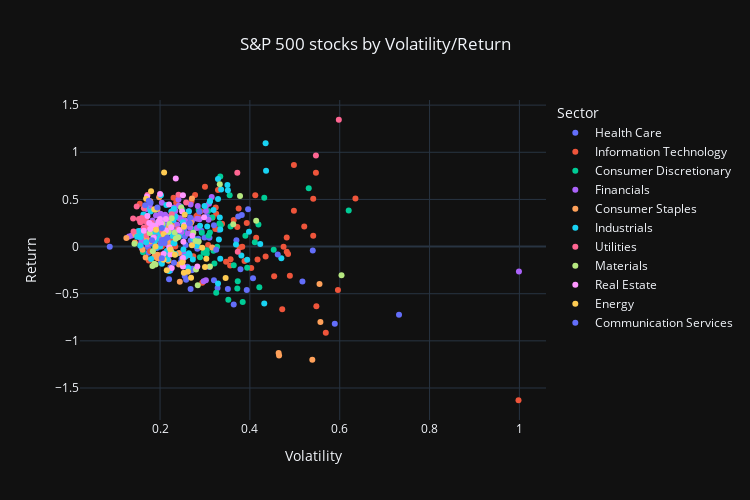

Notebook cell for this chart:
### Code cell
px.scatter(stock_data,
           x='Volatility',
           y='Return',
           hover_data=['Sector','Security'],
           hover_name='Symbol',
           title='S&P 500 stocks by Volatility/Return',
           color='Sector',
           width=750,
           height=500,
           template='plotly_dark'
           ).update_layout(title_x=0.5)

### Figure 1 — Plotly figure (JSON) as saved in the notebook; plotly's stock layout.template omitted (floating-point values rounded to 4 significant figures; data arrays with more than 128 entries replaced by an {"elided": "..."} marker saying what was removed)
{"data": [{"customdata": [["Health Care", "Agilent Technologies"], ["Health Care", "AbbVie"], ["Health Care", "Abbott Laboratories"], ["Health Care", "Align Technology"], ["Health Care", "Amgen"], ["Health Care", "Baxter International"], ["Health Care", "Becton Dickinson"], ["Health Care", "Biogen"], ["Health Care", "Bristol Myers Squibb"], ["Health Care", "Boston Scientific"], ["Health Care", "Cardinal Health"], ["Health Care", "Cigna"], ["Health Care", "Centene Corporation"], ["Health Care", "Cooper Companies (The)"], ["Health Care", "Cencora"], ["Health Care", "Charles River Laboratories"], ["Health Care", "Catalent"], ["Health Care", "CVS Health"], ["Health Care", "Quest Diagnostics"], ["Health Care", "Danaher Corporation"], ["Health Care", "DaVita"], ["Health Care", "Dexcom"], ["Health Care", "Elevance Health"], ["Health Care", "Edwards Lifesciences"], ["Health Care", "GE HealthCare"], ["Health Care", "Gilead Sciences"], ["Health Care", "HCA Healthcare"], ["Health Care", "Hologic"], ["Health Care", "Henry Schein"], ["Health Care", "Humana"], ["Health Care", "Idexx Laboratories"], ["Health Care", "Incyte"], ["Health Care", "IQVIA"], ["Health Care", "Intuitive Surgical"], ["Health Care", "Johnson & Johnson"], ["Health Care", "LabCorp"], ["Health Care", "Lilly (Eli)"], ["Health Care", "McKesson Corporation"], ["Health Care", "Medtronic"], ["Health Care", "Molina Healthcare"], ["Health Care", "Merck & Co."], ["Health Care", "Moderna"], ["Health Care", "Mettler Toledo"], ["Health Care", "Pfizer"], ["Health Care", "Insulet Corporation"], ["Health Care", "Regeneron Pharmaceuticals"], ["Health Care", "ResMed"], ["Health Care", "Revvity"], ["Health Care", "Solventum"], ["Health Care", "Steris"], ["Health Care", "Stryker Corporation"], ["Health Care", "Bio-Techne"], ["Health Care", "Teleflex"], ["Health Care", "Thermo Fisher Scientific"], ["Health Care", "Universal Health Services"], ["Health Care", "UnitedHealth Group"], ["Health Care", "Vertex Pharmaceuticals"], ["Health Care", "Viatris"], ["Health Care", "Waters Corporation"], ["Health Care", "West Pharmaceutical Services"], ["Health Care", "Zimmer Biomet"], ["Health Care", "Zoetis"]], "hovertemplate": "<b>%{hovertext}</b><br><br>Sector=%{customdata[0]}<br>Volatility=%{x}<br>Return=%{y}<br>Security=%{customdata[1]}<extra></extra>", "hovertext": ["A", "ABBV", "ABT", "ALGN", "AMGN", "BAX", "BDX", "BIIB", "BMY", "BSX", "CAH", "CI", "CNC", "COO", "COR", "CRL", "CTLT", "CVS", "DGX", "DHR", "DVA", "DXCM", "ELV", "EW", "GEHC", "GILD", "HCA", "HOLX", "HSIC", "HUM", "IDXX", "INCY", "IQV", "ISRG", "JNJ", "LH", "LLY", "MCK", "MDT", "MOH", "MRK", "MRNA", "MTD", "PFE", "PODD", "REGN", "RMD", "RVTY", "SOLV", "STE", "SYK", "TECH", "TFX", "TMO", "UHS", "UNH", "VRTX", "VTRS", "WAT", "WST", "ZBH", "ZTS"], "legendgroup": "Health Care", "marker": {"color": "#636efa", "symbol": "circle"}, "mode": "markers", "name": "Health Care", "orientation": "v", "showlegend": true, "type": "scatter", "x": [0.268, 0.212, 0.192, 0.364, 0.245, 0.272, 0.174, 0.258, 0.285, 0.169, 0.213, 0.202, 0.32, 0.255, 0.173, 0.328, 0.088, 0.351, 0.206, 0.224, 0.292, 0.732, 0.255, 0.517, 0.283, 0.213, 0.254, 0.161, 0.246, 0.393, 0.268, 0.28, 0.271, 0.264, 0.159, 0.227, 0.299, 0.257, 0.182, 0.407, 0.22, 0.589, 0.329, 0.227, 0.382, 0.223, 0.396, 0.266, 0.31, 0.21, 0.181, 0.37, 0.31, 0.193, 0.305, 0.255, 0.192, 0.261, 0.331, 0.379, 0.223, 0.248], "xaxis": "x", "y": [0.063, 0.186, -0.01, -0.615, 0.135, -0.235, -0.066, -0.351, 0.083, 0.329, 0.097, -0.158, -0.358, 0.12, -0.007, -0.439, -0.003, -0.449, 0.296, -0.028, 0.167, -0.723, -0.311, -0.371, -0.024, 0.27, 0.18, 0.108, -0.167, -0.461, -0.451, 0.301, -0.252, 0.374, -0.013, 0.067, 0.095, 0.016, 0.072, -0.336, -0.346, -0.818, 0.181, 0.034, 0.336, -0.219, 0.397, 0.208, 0.093, -0.068, 0.032, 0.068, -0.217, -0.015, 0.318, 0.107, 0.133, -0.213, 0.181, -0.241, -0.255, -0.128], "yaxis": "y"}, {"customdata": {"elided": "69x2 str values"}, "hovertemplate": "<b>%{hovertext}</b><br><br>Sector=%{customdata[0]}<br>Volatility=%{x}<br>Return=%{y}<br>Security=%{customdata[1]}<extra></extra>", "hovertext": ["AAPL", "ACN", "ADBE", "ADI", "ADSK", "AKAM", "AMAT", "AMD", "ANET", "ANSS", "APH", "AVGO", "CDNS", "CDW", "CRM", "CRWD", "CSCO", "CTSH", "DELL", "ENPH", "EPAM", "FFIV", "FICO", "FSLR", "FTNT", "GDDY", "GEN", "GLW", "HPE", "HPQ", "IBM", "INTC", "INTU", "IT", "JBL", "JNPR", "KEYS", "KLAC", "LRCX", "MCHP", "MPWR", "MSFT", "MSI", "MU", "NOW", "NTAP", "NVDA", "NXPI", "ON", "ORCL", "PANW", "PLTR", "PTC", "QCOM", "QRVO", "ROP", "SMCI", "SNPS", "STX", "SWKS", "TDY", "TEL", "TER", "TRMB", "TXN", "TYL", "VRSN", "WDC", "ZBRA"], "legendgroup": "Information Technology", "marker": {"color": "#EF553B", "symbol": "circle"}, "mode": "markers", "name": "Information Technology", "orientation": "v", "showlegend": true, "type": "scatter", "x": [0.243, 0.253, 0.356, 0.338, 0.267, 0.262, 0.435, 0.489, 0.412, 0.203, 0.284, 0.498, 0.357, 0.294, 0.383, 0.482, 0.188, 0.194, 0.635, 0.596, 0.472, 0.284, 0.3, 0.541, 0.372, 0.23, 0.29, 0.278, 0.375, 0.317, 0.218, 0.569, 0.274, 0.228, 0.417, 0.082, 0.307, 0.475, 0.454, 0.388, 0.541, 0.204, 0.155, 0.521, 0.364, 0.324, 0.547, 0.377, 0.485, 0.329, 0.325, 0.498, 0.214, 0.414, 0.548, 0.178, 0.998, 0.347, 0.323, 0.403, 0.23, 0.199, 0.482, 0.234, 0.281, 0.236, 0.175, 0.393, 0.27], "xaxis": "x", "y": [0.298, -0.119, -0.202, 0.241, 0.145, -0.094, -0.105, -0.309, 0.545, -0.087, 0.335, 0.381, -0.135, -0.383, -0.001, -0.056, 0.171, -0.121, 0.509, -0.46, -0.664, 0.325, 0.634, 0.507, 0.208, 0.518, 0.375, 0.547, 0.403, 0.308, 0.163, -0.915, -0.104, 0.131, -0.137, 0.065, 0.017, -0.002, -0.314, -0.154, 0.115, 0.002, 0.455, 0.214, 0.281, 0.414, 0.783, -0.01, -0.08, 0.6, 0.347, 0.866, 0.029, 0.093, -0.633, -0.05, -1.63, -0.16, 0.186, -0.227, 0.089, 0.055, 0.096, 0.001, 0.323, 0.468, -0.148, 0.249, 0.48], "yaxis": "y"}, {"customdata": [["Consumer Discretionary", "Airbnb"], ["Consumer Discretionary", "Amazon"], ["Consumer Discretionary", "Aptiv"], ["Consumer Discretionary", "AutoZone"], ["Consumer Discretionary", "Best Buy"], ["Consumer Discretionary", "Booking Holdings"], ["Consumer Discretionary", "BorgWarner"], ["Consumer Discretionary", "Carnival"], ["Consumer Discretionary", "Chipotle Mexican Grill"], ["Consumer Discretionary", "Caesars Entertainment"], ["Consumer Discretionary", "Deckers Brands"], ["Consumer Discretionary", "D. R. Horton"], ["Consumer Discretionary", "Domino's"], ["Consumer Discretionary", "Darden Restaurants"], ["Consumer Discretionary", "eBay"], ["Consumer Discretionary", "Expedia Group"], ["Consumer Discretionary", "Ford Motor Company"], ["Consumer Discretionary", "General Motors"], ["Consumer Discretionary", "Genuine Parts Company"], ["Consumer Discretionary", "Garmin"], ["Consumer Discretionary", "Hasbro"], ["Consumer Discretionary", "Home Depot (The)"], ["Consumer Discretionary", "Hilton Worldwide"], ["Consumer Discretionary", "CarMax"], ["Consumer Discretionary", "Lennar"], ["Consumer Discretionary", "LKQ Corporation"], ["Consumer Discretionary", "Lowe's"], ["Consumer Discretionary", "Lululemon Athletica"], ["Consumer Discretionary", "Las Vegas Sands"], ["Consumer Discretionary", "Marriott International"], ["Consumer Discretionary", "McDonald's"], ["Consumer Discretionary", "MGM Resorts"], ["Consumer Discretionary", "Mohawk Industries"], ["Consumer Discretionary", "Norwegian Cruise Line Holdings"], ["Consumer Discretionary", "Nike, Inc."], ["Consumer Discretionary", "NVR, Inc."], ["Consumer Discretionary", "O'Reilly Auto Parts"], ["Consumer Discretionary", "PulteGroup"], ["Consumer Discretionary", "Pool Corporation"], ["Consumer Discretionary", "Royal Caribbean Group"], ["Consumer Discretionary", "Ralph Lauren Corporation"], ["Consumer Discretionary", "Ross Stores"], ["Consumer Discretionary", "Starbucks"], ["Consumer Discretionary", "TJX Companies"], ["Consumer Discretionary", "Tapestry, Inc."], ["Consumer Discretionary", "Tractor Supply"], ["Consumer Discretionary", "Tesla, Inc."], ["Consumer Discretionary", "Ulta Beauty"], ["Consumer Discretionary", "Wynn Resorts"], ["Consumer Discretionary", "Yum! Brands"]], "hovertemplate": "<b>%{hovertext}</b><br><br>Sector=%{customdata[0]}<br>Volatility=%{x}<br>Return=%{y}<br>Security=%{customdata[1]}<extra></extra>", "hovertext": ["ABNB", "AMZN", "APTV", "AZO", "BBY", "BKNG", "BWA", "CCL", "CMG", "CZR", "DECK", "DHI", "DPZ", "DRI", "EBAY", "EXPE", "F", "GM", "GPC", "GRMN", "HAS", "HD", "HLT", "KMX", "LEN", "LKQ", "LOW", "LULU", "LVS", "MAR", "MCD", "MGM", "MHK", "NCLH", "NKE", "NVR", "ORLY", "PHM", "POOL", "RCL", "RL", "ROST", "SBUX", "TJX", "TPR", "TSCO", "TSLA", "ULTA", "WYNN", "YUM"], "legendgroup": "Consumer Discretionary", "marker": {"color": "#00cc96", "symbol": "circle"}, "mode": "markers", "name": "Consumer Discretionary", "orientation": "v", "showlegend": true, "type": "scatter", "x": [0.321, 0.274, 0.421, 0.202, 0.332, 0.246, 0.293, 0.432, 0.308, 0.453, 0.39, 0.335, 0.304, 0.234, 0.25, 0.357, 0.394, 0.307, 0.373, 0.355, 0.286, 0.203, 0.189, 0.327, 0.311, 0.325, 0.217, 0.384, 0.297, 0.201, 0.188, 0.364, 0.419, 0.531, 0.372, 0.225, 0.183, 0.316, 0.304, 0.334, 0.284, 0.216, 0.411, 0.178, 0.319, 0.25, 0.62, 0.352, 0.289, 0.162], "xaxis": "x", "y": [-0.18, 0.18, -0.431, 0.123, 0.245, 0.423, 0.146, 0.519, 0.117, -0.035, 0.115, 0.225, -0.039, -0.081, 0.39, 0.212, -0.225, 0.378, -0.368, 0.543, 0.388, 0.091, 0.21, -0.002, 0.148, -0.491, 0.182, -0.588, -0.065, 0.053, -0.012, -0.199, 0.234, 0.619, -0.444, 0.297, 0.124, 0.307, -0.076, 0.742, 0.057, -0.087, 0.047, 0.187, -0.044, 0.151, 0.382, -0.564, -0.113, -0.061], "yaxis": "y"}, {"customdata": {"elided": "72x2 str values"}, "hovertemplate": "<b>%{hovertext}</b><br><br>Sector=%{customdata[0]}<br>Volatility=%{x}<br>Return=%{y}<br>Security=%{customdata[1]}<extra></extra>", "hovertext": ["ACGL", "AFL", "AIG", "AIZ", "AJG", "ALL", "AMP", "AON", "AXP", "BAC", "BEN", "BK", "BLK", "BRK.B", "BRO", "BX", "C", "CB", "CBOE", "CFG", "CINF", "CME", "COF", "CPAY", "DFS", "EG", "ERIE", "FDS", "FI", "FIS", "FITB", "GL", "GPN", "GS", "HBAN", "HIG", "ICE", "IVZ", "JKHY", "JPM", "KEY", "KKR", "L", "MA", "MCO", "MET", "MKTX", "MMC", "MS", "MSCI", "MTB", "NDAQ", "NTRS", "PFG", "PGR", "PNC", "PRU", "PYPL", "RF", "RJF", "SCHW", "SPGI", "STT", "SYF", "TFC", "TROW", "TRV", "USB", "V", "WFC", "WRB", "WTW"], "legendgroup": "Financials", "marker": {"color": "#ab63fa", "symbol": "circle"}, "mode": "markers", "name": "Financials", "orientation": "v", "showlegend": true, "type": "scatter", "x": [0.227, 0.181, 0.214, 0.186, 0.171, 0.215, 0.191, 0.199, 0.232, 0.219, 0.297, 0.177, 0.183, 0.137, 0.167, 0.284, 0.267, 0.187, 0.212, 0.268, 0.213, 0.158, 0.271, 0.238, 0.288, 0.252, 0.283, 0.221, 0.17, 0.204, 0.234, 0.999, 0.302, 0.231, 0.247, 0.212, 0.158, 0.282, 0.178, 0.221, 0.308, 0.315, 0.161, 0.156, 0.184, 0.204, 0.302, 0.131, 0.242, 0.28, 0.241, 0.193, 0.237, 0.216, 0.201, 0.228, 0.226, 0.302, 0.233, 0.228, 0.262, 0.154, 0.211, 0.309, 0.246, 0.22, 0.248, 0.237, 0.172, 0.257, 0.218, 0.158], "xaxis": "x", "y": [0.171, 0.392, 0.096, 0.112, 0.202, 0.22, 0.33, 0.218, 0.342, 0.311, -0.369, 0.443, 0.276, 0.117, 0.31, 0.429, 0.202, 0.144, 0.056, 0.445, 0.323, 0.04, 0.271, 0.23, 0.29, -0.07, 0.294, -0.034, 0.398, 0.464, 0.381, -0.264, -0.358, 0.414, 0.285, 0.203, 0.167, 0.196, 0.052, 0.283, 0.285, 0.526, 0.08, 0.092, 0.242, 0.186, 0.427, 0.108, 0.436, 0.005, 0.498, 0.393, 0.312, 0.045, 0.347, 0.376, 0.19, 0.376, 0.387, 0.319, 0.138, 0.142, 0.338, 0.454, 0.299, 0.006, 0.154, 0.234, 0.025, 0.273, 0.018, 0.117], "yaxis": "y"}, {"customdata": [["Consumer Staples", "Archer Daniels Midland"], ["Consumer Staples", "Brown–Forman"], ["Consumer Staples", "Bunge Global"], ["Consumer Staples", "Conagra Brands"], ["Consumer Staples", "Church & Dwight"], ["Consumer Staples", "Colgate-Palmolive"], ["Consumer Staples", "Clorox"], ["Consumer Staples", "Costco"], ["Consumer Staples", "Campbell Soup Company"], ["Consumer Staples", "Dollar General"], ["Consumer Staples", "Dollar Tree"], ["Consumer Staples", "Estée Lauder Companies (The)"], ["Consumer Staples", "General Mills"], ["Consumer Staples", "Hormel Foods"], ["Consumer Staples", "Hershey Company (The)"], ["Consumer Staples", "Kellanova"], ["Consumer Staples", "Keurig Dr Pepper"], ["Consumer Staples", "Kraft Heinz"], ["Consumer Staples", "Kimberly-Clark"], ["Consumer Staples", "Coca-Cola Company (The)"], ["Consumer Staples", "Kroger"], ["Consumer Staples", "Kenvue"], ["Consumer Staples", "Lamb Weston"], ["Consumer Staples", "Mondelez International"], ["Consumer Staples", "McCormick & Company"], ["Consumer Staples", "Monster Beverage"], ["Consumer Staples", "Altria"], ["Consumer Staples", "PepsiCo"], ["Consumer Staples", "Procter & Gamble"], ["Consumer Staples", "Philip Morris International"], ["Consumer Staples", "J.M. Smucker Company (The)"], ["Consumer Staples", "Constellation Brands"], ["Consumer Staples", "Sysco"], ["Consumer Staples", "Molson Coors Beverage Company"], ["Consumer Staples", "Target Corporation"], ["Consumer Staples", "Tyson Foods"], ["Consumer Staples", "Walgreens Boots Alliance"], ["Consumer Staples", "Walmart"]], "hovertemplate": "<b>%{hovertext}</b><br><br>Sector=%{customdata[0]}<br>Volatility=%{x}<br>Return=%{y}<br>Security=%{customdata[1]}<extra></extra>", "hovertext": ["ADM", "BF.B", "BG", "CAG", "CHD", "CL", "CLX", "COST", "CPB", "DG", "DLTR", "EL", "GIS", "HRL", "HSY", "K", "KDP", "KHC", "KMB", "KO", "KR", "KVUE", "LW", "MDLZ", "MKC", "MNST", "MO", "PEP", "PG", "PM", "SJM", "STZ", "SYY", "TAP", "TGT", "TSN", "WBA", "WMT"], "legendgroup": "Consumer Staples", "marker": {"color": "#FFA15A", "symbol": "circle"}, "mode": "markers", "name": "Consumer Staples", "orientation": "v", "showlegend": true, "type": "scatter", "x": [0.217, 0.244, 0.251, 0.219, 0.171, 0.145, 0.207, 0.201, 0.201, 0.557, 0.465, 0.464, 0.179, 0.284, 0.195, 0.271, 0.166, 0.188, 0.185, 0.125, 0.226, 0.269, 0.555, 0.168, 0.218, 0.242, 0.194, 0.161, 0.144, 0.198, 0.219, 0.194, 0.188, 0.242, 0.316, 0.202, 0.539, 0.178], "xaxis": "x", "y": [0.054, -0.373, -0.159, 0.034, 0.077, 0.127, 0.088, 0.236, 0.126, -0.801, -1.155, -1.129, 0.057, 0.006, -0.125, 0.511, 0.12, -0.108, 0.151, 0.092, 0.221, 0.252, -0.396, -0.115, 0.2, -0.067, 0.399, -0.035, 0.044, 0.524, -0.151, -0.086, -0.101, -0.189, -0.01, 0.123, -1.201, 0.48], "yaxis": "y"}, {"customdata": {"elided": "78x2 str values"}, "hovertemplate": "<b>%{hovertext}</b><br><br>Sector=%{customdata[0]}<br>Volatility=%{x}<br>Return=%{y}<br>Security=%{customdata[1]}<extra></extra>", "hovertext": ["ADP", "ALLE", "AME", "AMTM", "AOS", "AXON", "BA", "BLDR", "BR", "CARR", "CAT", "CHRW", "CMI", "CPRT", "CSX", "CTAS", "DAL", "DAY", "DE", "DOV", "EFX", "EMR", "ETN", "EXPD", "FAST", "FDX", "FTV", "GD", "GE", "GEV", "GNRC", "GWW", "HII", "HON", "HUBB", "HWM", "IEX", "IR", "ITW", "J", "JBHT", "JCI", "LDOS", "LHX", "LMT", "LUV", "MAS", "MMM", "NDSN", "NOC", "NSC", "ODFL", "OTIS", "PAYC", "PAYX", "PCAR", "PH", "PNR", "PWR", "ROK", "ROL", "RSG", "RTX", "SNA", "SWK", "TDG", "TT", "TXT", "UAL", "UBER", "UNP", "UPS", "URI", "VLTO", "VRSK", "WAB", "WM", "XYL"], "legendgroup": "Industrials", "marker": {"color": "#19d3f3", "symbol": "circle"}, "mode": "markers", "name": "Industrials", "orientation": "v", "showlegend": true, "type": "scatter", "x": [0.152, 0.205, 0.232, 0.423, 0.256, 0.35, 0.329, 0.47, 0.185, 0.299, 0.252, 0.311, 0.234, 0.2, 0.204, 0.179, 0.311, 0.369, 0.215, 0.206, 0.282, 0.23, 0.289, 0.19, 0.228, 0.334, 0.22, 0.157, 0.329, 0.435, 0.351, 0.203, 0.432, 0.169, 0.305, 0.336, 0.206, 0.274, 0.156, 0.192, 0.263, 0.225, 0.202, 0.184, 0.163, 0.394, 0.242, 0.329, 0.217, 0.164, 0.252, 0.334, 0.198, 0.398, 0.186, 0.266, 0.251, 0.264, 0.319, 0.264, 0.218, 0.149, 0.168, 0.23, 0.331, 0.229, 0.231, 0.234, 0.436, 0.381, 0.18, 0.273, 0.333, 0.185, 0.198, 0.214, 0.188, 0.215], "xaxis": "x", "y": [0.165, 0.12, 0.036, 0.028, -0.108, 0.654, -0.392, -0.124, 0.072, 0.43, 0.225, 0.482, 0.32, 0, -0.181, 0.372, 0.478, 0.023, 0.149, 0.213, 0.009, 0.037, 0.222, -0.011, 0.112, 0.181, -0.259, 0.101, 0.504, 1.095, 0.597, 0.206, -0.604, 0.045, 0.212, 0.606, -0.129, 0.083, 0.011, 0.201, -0.228, 0.371, 0.543, 0.217, 0.341, -0.139, 0.105, 0.717, -0.134, 0.142, -0.03, -0.129, 0.088, 0.156, 0.158, -0.089, 0.259, 0.371, 0.389, -0.072, 0.148, 0.103, 0.417, 0.283, 0.074, 0.124, 0.402, -0.081, 0.803, -0.096, -0.132, -0.138, 0.307, 0.239, 0.15, 0.44, 0.055, -0.048], "yaxis": "y"}, {"customdata": [["Utilities", "Ameren"], ["Utilities", "American Electric Power"], ["Utilities", "AES Corporation"], ["Utilities", "Atmos Energy"], ["Utilities", "American Water Works"], ["Utilities", "Constellation Energy"], ["Utilities", "CMS Energy"], ["Utilities", "CenterPoint Energy"], ["Utilities", "Dominion Energy"], ["Utilities", "DTE Energy"], ["Utilities", "Duke Energy"], ["Utilities", "Consolidated Edison"], ["Utilities", "Edison International"], ["Utilities", "Eversource Energy"], ["Utilities", "Entergy"], ["Utilities", "Evergy"], ["Utilities", "Exelon"], ["Utilities", "FirstEnergy"], ["Utilities", "Alliant Energy"], ["Utilities", "NextEra Energy"], ["Utilities", "NiSource"], ["Utilities", "NRG Energy"], ["Utilities", "PG&E Corporation"], ["Utilities", "Public Service Enterprise Group"], ["Utilities", "Pinnacle West"], ["Utilities", "PPL Corporation"], ["Utilities", "Southern Company"], ["Utilities", "Sempra"], ["Utilities", "Vistra Corp."], ["Utilities", "WEC Energy Group"], ["Utilities", "Xcel Energy"]], "hovertemplate": "<b>%{hovertext}</b><br><br>Sector=%{customdata[0]}<br>Volatility=%{x}<br>Return=%{y}<br>Security=%{customdata[1]}<extra></extra>", "hovertext": ["AEE", "AEP", "AES", "ATO", "AWK", "CEG", "CMS", "CNP", "D", "DTE", "DUK", "ED", "EIX", "ES", "ETR", "EVRG", "EXC", "FE", "LNT", "NEE", "NI", "NRG", "PCG", "PEG", "PNW", "PPL", "SO", "SRE", "VST", "WEC", "XEL"], "legendgroup": "Utilities", "marker": {"color": "#FF6692", "symbol": "circle"}, "mode": "markers", "name": "Utilities", "orientation": "v", "showlegend": true, "type": "scatter", "x": [0.164, 0.174, 0.373, 0.14, 0.195, 0.547, 0.157, 0.204, 0.226, 0.18, 0.159, 0.164, 0.169, 0.205, 0.241, 0.156, 0.17, 0.141, 0.165, 0.258, 0.148, 0.372, 0.182, 0.172, 0.17, 0.153, 0.164, 0.171, 0.598, 0.165, 0.24], "xaxis": "x", "y": [0.278, 0.253, -0.055, 0.298, 0.214, 0.967, 0.26, 0.074, 0.342, 0.191, 0.304, 0.203, 0.269, 0.161, 0.55, 0.259, 0.119, 0.16, 0.274, 0.467, 0.425, 0.782, 0.251, 0.548, 0.313, 0.292, 0.407, 0.214, 1.345, 0.281, 0.184], "yaxis": "y"}, {"customdata": [["Materials", "Albemarle Corporation"], ["Materials", "Amcor"], ["Materials", "Air Products"], ["Materials", "Avery Dennison"], ["Materials", "Ball Corporation"], ["Materials", "Celanese"], ["Materials", "CF Industries"], ["Materials", "Corteva"], ["Materials", "DuPont"], ["Materials", "Dow Inc."], ["Materials", "Ecolab"], ["Materials", "Eastman Chemical Company"], ["Materials", "Freeport-McMoRan"], ["Materials", "FMC Corporation"], ["Materials", "International Flavors & Fragrances"], ["Materials", "International Paper"], ["Materials", "Linde plc"], ["Materials", "LyondellBasell"], ["Materials", "Martin Marietta Materials"], ["Materials", "Mosaic Company (The)"], ["Materials", "Newmont"], ["Materials", "Nucor"], ["Materials", "Packaging Corporation of America"], ["Materials", "PPG Industries"], ["Materials", "Sherwin-Williams"], ["Materials", "Steel Dynamics"], ["Materials", "Smurfit WestRock"], ["Materials", "Vulcan Materials Company"]], "hovertemplate": "<b>%{hovertext}</b><br><br>Sector=%{customdata[0]}<br>Volatility=%{x}<br>Return=%{y}<br>Security=%{customdata[1]}<extra></extra>", "hovertext": ["ALB", "AMCR", "APD", "AVY", "BALL", "CE", "CF", "CTVA", "DD", "DOW", "ECL", "EMN", "FCX", "FMC", "IFF", "IP", "LIN", "LYB", "MLM", "MOS", "NEM", "NUE", "PKG", "PPG", "SHW", "STLD", "SW", "VMC"], "legendgroup": "Materials", "marker": {"color": "#B6E880", "symbol": "circle"}, "mode": "markers", "name": "Materials", "orientation": "v", "showlegend": true, "type": "scatter", "x": [0.604, 0.233, 0.247, 0.184, 0.226, 0.28, 0.279, 0.219, 0.205, 0.19, 0.177, 0.221, 0.363, 0.414, 0.226, 0.333, 0.143, 0.187, 0.24, 0.311, 0.378, 0.284, 0.189, 0.183, 0.213, 0.286, 0.274, 0.235], "xaxis": "x", "y": [-0.304, 0.15, 0.413, -0.049, -0.061, -0.242, 0.058, 0.157, 0.245, -0.19, 0.144, 0.243, 0.237, 0.275, 0.301, 0.661, 0.031, -0.182, 0.099, -0.212, 0.537, -0.409, 0.391, -0.207, 0.168, 0.053, 0.146, 0.084], "yaxis": "y"}, {"customdata": [["Real Estate", "American Tower"], ["Real Estate", "Alexandria Real Estate Equities"], ["Real Estate", "AvalonBay Communities"], ["Real Estate", "BXP, Inc."], ["Real Estate", "CBRE Group"], ["Real Estate", "Crown Castle"], ["Real Estate", "Camden Property Trust"], ["Real Estate", "CoStar Group"], ["Real Estate", "Digital Realty"], ["Real Estate", "Healthpeak Properties"], ["Real Estate", "Equinix"], ["Real Estate", "Equity Residential"], ["Real Estate", "Essex Property Trust"], ["Real Estate", "Extra Space Storage"], ["Real Estate", "Federal Realty Investment Trust"], ["Real Estate", "Host Hotels & Resorts"], ["Real Estate", "Invitation Homes"], ["Real Estate", "Iron Mountain"], ["Real Estate", "Kimco Realty"], ["Real Estate", "Mid-America Apartment Communities"], ["Real Estate", "Realty Income"], ["Real Estate", "Prologis"], ["Real Estate", "Public Storage"], ["Real Estate", "Regency Centers"], ["Real Estate", "SBA Communications"], ["Real Estate", "Simon Property Group"], ["Real Estate", "UDR, Inc."], ["Real Estate", "Vici Properties"], ["Real Estate", "Ventas"], ["Real Estate", "Welltower"], ["Real Estate", "Weyerhaeuser"]], "hovertemplate": "<b>%{hovertext}</b><br><br>Sector=%{customdata[0]}<br>Volatility=%{x}<br>Return=%{y}<br>Security=%{customdata[1]}<extra></extra>", "hovertext": ["AMT", "ARE", "AVB", "BXP", "CBRE", "CCI", "CPT", "CSGP", "DLR", "DOC", "EQIX", "EQR", "ESS", "EXR", "FRT", "HST", "INVH", "IRM", "KIM", "MAA", "O", "PLD", "PSA", "REG", "SBAC", "SPG", "UDR", "VICI", "VTR", "WELL", "WY"], "legendgroup": "Real Estate", "marker": {"color": "#FF97FF", "symbol": "circle"}, "mode": "markers", "name": "Real Estate", "orientation": "v", "showlegend": true, "type": "scatter", "x": [0.243, 0.251, 0.172, 0.298, 0.251, 0.221, 0.202, 0.283, 0.249, 0.22, 0.252, 0.19, 0.2, 0.254, 0.178, 0.226, 0.208, 0.235, 0.213, 0.196, 0.164, 0.251, 0.225, 0.176, 0.272, 0.213, 0.182, 0.186, 0.2, 0.171, 0.223], "xaxis": "x", "y": [0.177, -0.121, 0.325, 0.31, 0.544, -0.009, 0.248, -0.212, 0.371, 0.446, 0.05, 0.217, 0.293, 0.226, 0.186, -0.227, -0.08, 0.722, 0.292, 0.262, 0.168, -0.212, 0.205, 0.249, 0.114, 0.17, 0.226, 0.094, 0.557, 0.531, -0.085], "yaxis": "y"}, {"customdata": [["Energy", "APA Corporation"], ["Energy", "Baker Hughes"], ["Energy", "ConocoPhillips"], ["Energy", "Coterra"], ["Energy", "Chevron Corporation"], ["Energy", "Devon Energy"], ["Energy", "EOG Resources"], ["Energy", "EQT Corporation"], ["Energy", "Diamondback Energy"], ["Energy", "Halliburton"], ["Energy", "Hess Corporation"], ["Energy", "Kinder Morgan"], ["Energy", "Marathon Petroleum"], ["Energy", "Marathon Oil"], ["Energy", "ONEOK"], ["Energy", "Occidental Petroleum"], ["Energy", "Phillips 66"], ["Energy", "Schlumberger"], ["Energy", "Targa Resources"], ["Energy", "Valero Energy"], ["Energy", "Williams Companies"], ["Energy", "ExxonMobil"]], "hovertemplate": "<b>%{hovertext}</b><br><br>Sector=%{customdata[0]}<br>Volatility=%{x}<br>Return=%{y}<br>Security=%{customdata[1]}<extra></extra>", "hovertext": ["APA", "BKR", "COP", "CTRA", "CVX", "DVN", "EOG", "EQT", "FANG", "HAL", "HES", "KMI", "MPC", "MRO", "OKE", "OXY", "PSX", "SLB", "TRGP", "VLO", "WMB", "XOM"], "legendgroup": "Energy", "marker": {"color": "#FECB52", "symbol": "circle"}, "mode": "markers", "name": "Energy", "orientation": "v", "showlegend": true, "type": "scatter", "x": [0.346, 0.255, 0.223, 0.208, 0.19, 0.249, 0.208, 0.294, 0.271, 0.269, 0.233, 0.169, 0.3, 0.253, 0.187, 0.215, 0.262, 0.253, 0.209, 0.303, 0.18, 0.191], "xaxis": "x", "y": [-0.333, 0.337, -0.032, -0.139, 0.001, -0.169, 0.131, -0.012, 0.015, -0.33, -0.088, 0.508, -0.217, 0.211, 0.395, -0.251, -0.268, -0.279, 0.786, -0.128, 0.587, 0.178], "yaxis": "y"}, {"customdata": [["Communication Services", "Charter Communications"], ["Communication Services", "Comcast"], ["Communication Services", "Walt Disney Company (The)"], ["Communication Services", "Electronic Arts"], ["Communication Services", "Fox Corporation (Class B)"], ["Communication Services", "Fox Corporation (Class A)"], ["Communication Services", "Alphabet Inc. (Class C)"], ["Communication Services", "Alphabet Inc. (Class A)"], ["Communication Services", "Interpublic Group of Companies (The)"], ["Communication Services", "Live Nation Entertainment"], ["Communication Services", "Meta Platforms"], ["Communication Services", "Match Group"], ["Communication Services", "Netflix"], ["Communication Services", "News Corp (Class B)"], ["Communication Services", "News Corp (Class A)"], ["Communication Services", "Omnicom Group"], ["Communication Services", "Paramount Global"], ["Communication Services", "AT&T"], ["Communication Services", "T-Mobile US"], ["Communication Services", "Take-Two Interactive"], ["Communication Services", "Verizon"], ["Communication Services", "Warner Bros. Discovery"]], "hovertemplate": "<b>%{hovertext}</b><br><br>Sector=%{customdata[0]}<br>Volatility=%{x}<br>Return=%{y}<br>Security=%{customdata[1]}<extra></extra>", "hovertext": ["CHTR", "CMCSA", "DIS", "EA", "FOX", "FOXA", "GOOG", "GOOGL", "IPG", "LYV", "META", "MTCH", "NFLX", "NWS", "NWSA", "OMC", "PARA", "T", "TMUS", "TTWO", "VZ", "WBD"], "legendgroup": "Communication Services", "marker": {"color": "#636efa", "symbol": "circle"}, "mode": "markers", "name": "Communication Services", "orientation": "v", "showlegend": true, "type": "scatter", "x": [0.374, 0.211, 0.231, 0.182, 0.175, 0.179, 0.265, 0.266, 0.204, 0.267, 0.32, 0.325, 0.288, 0.204, 0.202, 0.204, 0.54, 0.194, 0.167, 0.216, 0.21, 0.462], "xaxis": "x", "y": [0.32, 0.075, -0.172, 0.066, 0.485, 0.465, 0.247, 0.247, -0.123, 0.308, 0.227, -0.035, 0.369, 0.067, 0.034, 0.197, -0.043, 0.413, 0.439, 0.094, 0.038, -0.083], "yaxis": "y"}], "layout": {"height": 500, "legend": {"title": {"text": "Sector"}, "tracegroupgap": 0}, "title": {"text": "S&P 500 stocks by Volatility/Return", "x": 0.5}, "width": 750, "xaxis": {"anchor": "y", "domain": [0, 1], "title": {"text": "Volatility"}}, "yaxis": {"anchor": "x", "domain": [0, 1], "title": {"text": "Return"}}}}
